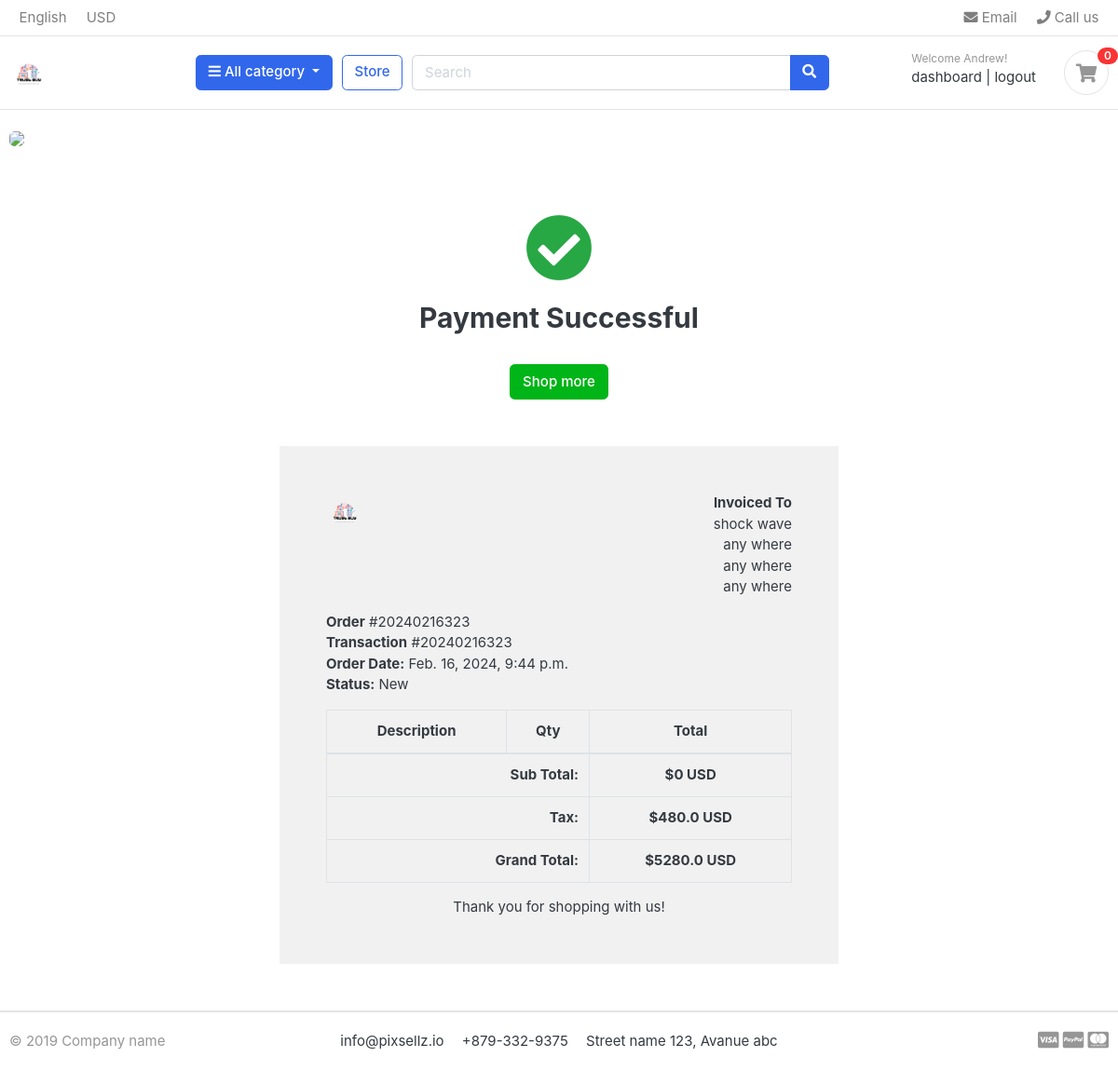
/orders/order_complete/ (signed in), run on the app's committed database.
### Accounts/models.py (models this page shows, shortened)
class Account(AbstractBaseUser):
    first_name = models.CharField(max_length=15)
    last_name = models.CharField(max_length=15)
    username = models.CharField(max_length=30, unique=True)
    phonenumber = models.CharField(max_length=13)
    email = models.EmailField(max_length=50, unique=True)
    data_joined = models.DateTimeField(auto_now_add=True)
    last_login = models.DateTimeField(auto_now_add=True)
    is_admin = models.BooleanField(default=False)
    is_staff = models.BooleanField(default=False)
    is_active = models.BooleanField(default=True)
    is_anonymous = models.BooleanField(default=False)
    is_superadmin = models.BooleanField(default=False)
    USERNAME_FIELD = 'email'
    REQUIRED_FIELDS = ['username', 'first_name', 'last_name']
    objects = MyAccountManager()

### Orders/models.py (models this page shows, shortened)
class Order(models.Model):
    STATUS = (
        ('New', 'New'),
        ('Accepted', 'Accepted'),
        ('Completed', 'Completed'),
        ('Cancelled', 'Cancelled'),
    )
    user = models.ForeignKey(Account, on_delete=models.SET_NULL, null=True)
    payment = models.ForeignKey(Payment, on_delete=models.SET_NULL, blank=True, null=True)
    order_number = models.CharField(max_length=20)
    first_name = models.CharField(max_length=50)
    last_name = models.CharField(max_length=50)
    phone = models.CharField(max_length=20)
    email = models.EmailField(max_length=50)
    address_line_1 = models.CharField(max_length=50)
    address_line_2 = models.CharField(max_length=50, blank=True)
    country = models.CharField(max_length=50)
    state = models.CharField(max_length=50)
    city = models.CharField(max_length=50)
    order_note = models.CharField(max_length=100, blank=True)
    order_total = models.FloatField()
    tax = models.FloatField()
    status = models.CharField(max_length=20, choices=STATUS, default='New')
    ip = models.CharField(max_length=20, blank=True)
    is_ordered = models.BooleanField(default=False)
    created_at = models.DateTimeField(auto_now_add=True)
    updated_at = models.DateTimeField(auto_now=True)
    def full_name(self):
        return f'{self.first_name} {self.last_name}'

class Payment(models.Model):
    user = models.ForeignKey(Account, on_delete=models.CASCADE)
    payment_id = models.CharField(max_length=100)
    payment_method = models.CharField(max_length=100)
    amount_paid = models.CharField(max_length=100)
    status = models.BooleanField(blank=True, null=True)
    created_at = models.DateTimeField(auto_now_add=True)

### Orders/views.py (the view)
# urls.py: path('order_complete/', views.order_complete, name='order_complete'),
@login_required(login_url='login')
def order_complete(request):
    try:
        order = Order.objects.latest('is_ordered', 'id')
        ordered_products = OrderProduct.objects.filter(order_id=order.id, ordered=True, user=request.user)
        subtotel = 0
        for i in ordered_products:
            subtotel += i.product_price * i.quantity
        context = {
            'order': order,
            'ordered_products': ordered_products,
            'subtotel': subtotel
        }
        cart_item = CartItem.objects.filter(user=request.user)
        cart_item.delete()
        return render(request, 'Orders/order_complete.html', context)
    except (Payment.DoesNotExist, Order.DoesNotExist):
        return redirect('store')

### Cart/context_processors.py (called while the page is built)
def counter(request):
    item_count = 0
    if 'admin' in request.path:
        return {}
    else:
        try:
            cart = Cart.objects.filter(cart_id=_cart_id(request))
            if request.user.is_authenticated:
                cart_items = CartItem.objects.all().filter(user=request.user, is_active=True)
            else:
                cart_items = CartItem.objects.all().filter(cart=cart[:1])
            for cart_item in cart_items:
                item_count += cart_item.quantity
        except Cart.DoesNotExist:
            item_count = 0
    return dict(item_count=item_count)

### Cart/views.py (called while the page is built)
def _cart_id(request):
    cart = request.session.session_key
    if not cart:
        cart = request.session.create()
    return cart

### store/context_processors.py (called while the page is built)
def menu_links(request):
    links = Category.objects.values('name', 'slug')
    return dict(links=links)

### Orders/templates/Orders/order_complete.html (shortened to what this page needs)
{% extends 'store/index.html' %}
{% load static %}
{% block content %}
<div class="container" style="margin-top: 50px;">
    <center><i class="fas fa-check-circle" style="font-size: 72px;margin-bottom: 20px;color: #28A745;"></i></center>
    <h2 class="text-center">Payment Successful</h2>
	<br>
	<div class="text-center">
		<a href="{% url 'store' %}" class="btn btn-success">Shop more</a>
	</div>
</div>
<div class="container" style="margin: 0 auto;width: 50%;padding: 50px;background: #f1f1f1;margin-top: 50px;margin-bottom: 50px;">
    <div class="row invoice row-printable">
        <div class="col-md-12">
            <div class="panel panel-default plain" id="dash_0">
                <div class="panel-body p30">
                    <div class="row">
                        <div class="col-lg-6">
                            <div class="invoice-logo"><img src="{% static '/images/logo.png' %}" alt="Invoice logo" style="max-height: 40px;"></div>
                        </div>
                        <div class="col-lg-6">
                            <div class="invoice-from">
                                <ul class="list-unstyled text-right">
                                    <li><strong>Invoiced To</strong></li>
                                    <li>{{order.full_name}}</li>
                                    <li>{{order.address_line_1}}</li>
                                    <li>{{order.city}}</li>
                                    <li>{{order.country}}</li>
                                </ul>
                            </div>
                        </div>
                        <div class="col-lg-12">
                            <div class="invoice-details mt25">
                                <div class="well">
                                    <ul class="list-unstyled mb0">
                                        <li><strong>Order</strong> #{{order.order_number}}</li>
                                        <li><strong>Transaction</strong> #{{order.payment.payment_id}}</li>
                                        <li><strong>Order Date:</strong> {{order.created_at}}</li>
                                        <li><strong>Status:</strong> {{order.status}}</li>
                                    </ul>
                                </div>
                            </div>
                            <div class="invoice-items">
                                <div class="table-responsive" style="overflow: hidden; outline: none;" tabindex="0">
                                    <table class="table table-bordered">
                                        <thead>
                                            <tr>
                                                <th class="per70 text-center">Description</th>
                                                <th class="per5 text-center">Qty</th>
                                                <th class="per25 text-center">Total</th>
                                            </tr>
                                        </thead>
                                        <tfoot>
                                            <tr>
                                                <th colspan="2" class="text-right">Sub Total:</th>
                                                <th class="text-center">${{subtotel}} USD</th>
                                            </tr>
                                            <tr>
                                                <th colspan="2" class="text-right">Tax:</th>
                                                <th class="text-center">${{order.tax}} USD</th>
                                            </tr>
                                            <tr>
                                                <th colspan="2" class="text-right">Grand Total:</th>
                                                <th class="text-center">${{order.order_total}} USD</th>
                                            </tr>
                                        </tfoot>
                                    </table>
                                </div>
                            </div>
                            <div class="invoice-footer mt25">
                                <p class="text-center">Thank you for shopping with us!</p>
                            </div>
                        </div>
                    </div>
                </div>
            </div>
        </div>
    </div>
    </div>
{% endblock %}

### store/templates/store/index.html (shortened to what this page needs)
{% load static %}
<!DOCTYPE HTML>
<html lang="en">
<head>
<link href="{% static 'css/bootstrap.css' %}" rel="stylesheet" type="text/css"/>
<link href="{% static 'fonts/fontawesome/css/all.min.css' %}" type="text/css" rel="stylesheet">
<link href="{% static 'css/ui.css' %}" rel="stylesheet" type="text/css"/>
<link href="{% static 'css/responsive.css' %}" rel="stylesheet" media="only screen and (max-width: 1200px)" />
<link href="{% static 'css/custom.css' %}" rel="stylesheet" type="text/css"/>
</head>
<body>
<header class="section-header">
<nav class="navbar p-md-0 navbar-expand-sm navbar-light border-bottom">
<div class="container">
  <div class="collapse navbar-collapse" id="navbarTop4">
    <ul class="navbar-nav mr-auto">
    	<li class="nav-item dropdown">
		 	<a href="#" class="nav-link">   English </a>
		</li>
		<li class="nav-item dropdown">
			<a href="#" class="nav-link"> USD </a>
		</li>
    </ul>
    <ul class="navbar-nav">
		<li><a href="#" class="nav-link"> <i class="fa fa-envelope"></i> Email </a></li>
		<li><a href="#" class="nav-link"> <i class="fa fa-phone"></i> Call us </a></li>
	</ul>
  </div>
</div>
</nav>
<section class="header-main border-bottom">
	<div class="container">
<div class="row align-items-center">
	<div class="col-lg-2 col-md-3 col-6">
		<a href="{% url 'home' %}" class="brand-wrap">
			<img class="logo" src="{% static './images/logo.png' %}">
		</a>
	</div>
	<div class="col-lg col-sm col-md col-6 flex-grow-0">
		<div class="category-wrap dropdown d-inline-block float-right">
			<button type="button" class="btn btn-primary dropdown-toggle" data-toggle="dropdown">
				<i class="fa fa-bars"></i> All category
			</button>
		</div>
	</div>
	<a href="{% url 'store' %}" class="btn btn-outline-primary">Store</a>
	<div class="col-lg  col-md-6 col-sm-12 col">
		<form action="{% url 'search' %}" class="search">
			<div class="input-group w-100">
			    <input type="text" class="form-control" style="width:60%;" placeholder="Search", name="keyword">
			    <div class="input-group-append">
			      <button class="btn btn-primary" type="submit">
			        <i class="fa fa-search"></i>
			      </button>
			    </div>
		    </div>
		</form>
	</div>
	<div class="col-lg-3 col-sm-6 col-8 order-2 order-lg-3">
				<div class="d-flex justify-content-end mb-3 mb-lg-0">
					{% if user.is_authenticated %}
					<div class="widget-header">
						<small class="title text-muted">Welcome {{user.first_name}}!</small>
						<div>
							<a href="{% url 'dashboard' %}">dashboard</a> <span class="dark-transp"> | </span>
							<a href="{% url 'logout' %}"> logout</a>
						</div>
					</div>
					{% endif %}
					<a href="{% url 'cart' %}" class="widget-header pl-3 ml-3">
						<div class="icon icon-sm rounded-circle border"><i class="fa fa-shopping-cart"></i></div>
						<span class="badge badge-pill badge-danger notify">{{item_count}}</span>
					</a>
				</div>
			</div>
</div>
	</div>
</section>
</header>
<section class="section-intro padding-y-sm">
<div class="container">
<div class="intro-banner-wrap">
	<img src="{% static 'images/banners/1.jpg' %}" class="img-fluid rounded">
</div>
</div>
</section>
{% block content %}
{% endblock %}
<footer class="section-footer border-top">
	<div class="container">
		<section class="footer-bottom border-top row">
			<div class="col-md-2">
				<p class="text-muted"> &copy 2019 Company name </p>
			</div>
			<div class="col-md-8 text-md-center">
				<span  class="px-2">info@pixsellz.io</span>
				<span  class="px-2">+879-332-9375</span>
				<span  class="px-2">Street name 123, Avanue abc</span>
			</div>
			<div class="col-md-2 text-md-right text-muted">
				<i class="fab fa-lg fa-cc-visa"></i>
				<i class="fab fa-lg fa-cc-paypal"></i>
				<i class="fab fa-lg fa-cc-mastercard"></i>
			</div>
		</section>
	</div>
</footer>
</body>
</html>

### static/css/ui.css (style rules this page uses)
html { font-family: "Inter", sans-serif; font-size: 15px; }
.icon-xs, .icon-sm, .icon-md, .icon-lg { display: inline-block; text-align: center; flex-shrink: 0; flex-grow: 0; }
.icon-sm { width: 48px; height: 48px; line-height: 48px !important; font-size: 20px; }
.padding-y-sm { padding-top: 20px; padding-bottom: 20px; }
p:last-child { margin-bottom: 0; }
.header-main { position: relative; padding-top: 1rem; padding-bottom: 1rem; }
.brand-wrap .logo, .navbar-brand .logo { margin-right: 7px; max-height: 42px; display: inline-block; }
.widget-header { display: inline-block; vertical-align: middle; position: relative; }
.widget-header a { color: #343a40; }
.widget-header i { color: #969696; }
.widget-header .title { display: block; }
.widget-header .notify { position: absolute; top: -3px; right: -10px; }
.footer-bottom { padding-top: 20px; padding-bottom: 20px; }
[class*=list-] li:after { visibility: hidden; display: block; content: ""; overflow: hidden; height: 0; clear: both; }
.notify { position: absolute; top: -4px; right: -10px; display: inline-block; padding: 0.25em 0.6em; font-size: 12px; line-height: 1; text-align: center; border-radius: 3rem; color: #fff; background-color: #fa3434; }

### data on the page
Account: first_name "Andrew"
Order: full_name "shock wave", address_line_1 "any where", city "any where", country "any where", order_number "20240216323", payment.payment_id "20240216323", created_at "Feb. 16, 2024, 9:44 p.m.", status "New", tax "480.0", order_total "5280.0"

### other printed values
{{ item_count }} "0"
{{ subtotel }} "0"
